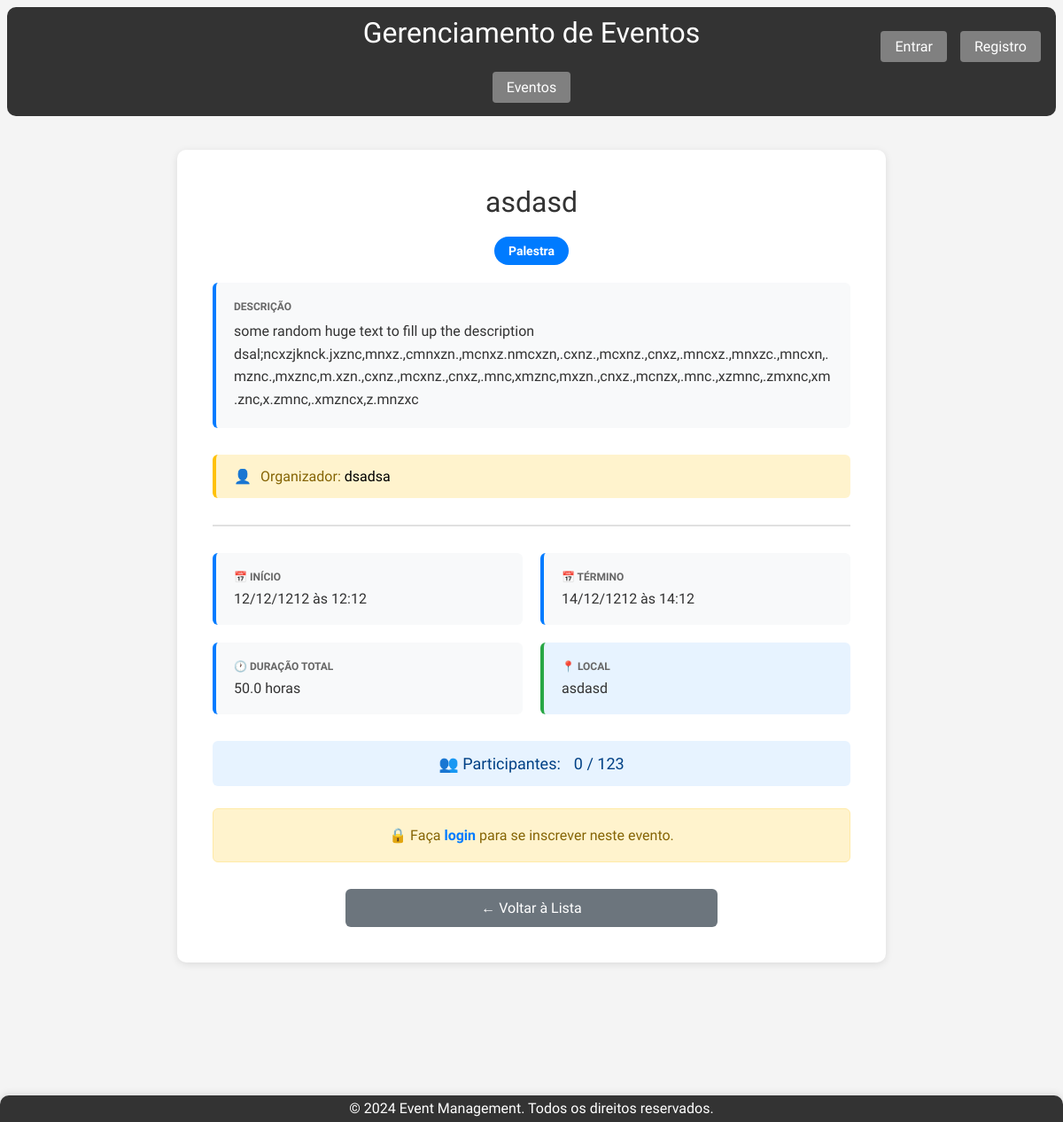
Screenshot of /evento/3/ with the database file from the repository.
### app/models.py (models this page shows, shortened)
class Event(models.Model):
    event_type_choices = [
        ('Palestra', 'Palestra'),
        ('Workshop', 'Workshop'),
        ('Seminário', 'Seminário'),
        ('Curso', 'Curso'),
        ('Congresso', 'Congresso'),
        ('Simpósio', 'Simpósio'),
        ('Fórum', 'Fórum'),
        ('Mesa Redonda', 'Mesa Redonda'),
    ]
    title = models.CharField(max_length=200, verbose_name="Título")
    description = models.TextField(verbose_name="Descrição")
    initial_date = models.DateField(default= '9999-12-31', verbose_name="Data de Início")
    final_date = models.DateField(default='9999-12-31', verbose_name="Data Final")
    location = models.CharField(max_length=200, verbose_name="Local")
    max_capacity = models.IntegerField(verbose_name="Capacidade Máxima")
    creator = models.ForeignKey(
        settings.AUTH_USER_MODEL,
        on_delete=models.CASCADE,
        related_name='created_events',
        null=True,
        blank=True,
        verbose_name="Criador"
    )
    event_type = models.CharField(max_length=20, choices=event_type_choices, default='Palestra', verbose_name="Tipo de Evento")
    event_start = models.TimeField(null=False, blank=True, verbose_name="Horario de Início")
    event_end = models.TimeField(null=False, blank=True, verbose_name="Horario de Término")
    participants = models.ManyToManyField(
        settings.AUTH_USER_MODEL,
        through='EventParticipant',
        through_fields=('event', 'participant'),
        related_name='attended_events',
        blank=True,
        verbose_name="Participantes"
    )
    class Meta:
        db_table = 'event'
        ordering = ['initial_date']
        verbose_name = 'Evento' # Português
        verbose_name_plural = 'Eventos' # Português
    @property
    def calculated_duration_hours(self):
        start_datetime = datetime.combine(self.initial_date, self.event_start)
        final_datetime = datetime.combine(self.final_date, self.event_end)
        duration = final_datetime - start_datetime
        return round(duration.total_seconds() / 3600, 1)
    @property
    def current_participants_count(self):
        return self.participants.count()
    @property
    def is_full(self):
        return self.current_participants_count >= self.max_capacity

class UserRegister(AbstractBaseUser):
    type_user_choices = [
        ('Estudante', 'Estudante'),
        ('Professor', 'Professor'),
        ('Organizador', 'Organizador'),
    ]
    username = models.CharField(max_length=150, unique=True)
    email = models.EmailField(unique=True)
    name = models.CharField(max_length=150)
    phone = models.CharField(max_length=20, blank=True, null=True)
    institution = models.CharField(max_length=150, blank=True, null=True)
    user_type = models.CharField(max_length=20, choices=type_user_choices, default='Estudante', verbose_name="Tipo de Usuário")
    USERNAME_FIELD = 'username'
    REQUIRED_FIELDS = ['email', 'name']
    objects = UserRegisterManager()
    class Meta:
        db_table = 'user_register'
        ordering = ['username']
        verbose_name = 'Registro de Usuário' # Português
        verbose_name_plural = 'Registros de Usuário' # Português

### app/views.py (the view)
# urls.py: path('evento/<int:pk>/', views.event_detail, name='event_detail'),
def event_detail(request, pk):
    event = get_object_or_404(Event, pk=pk)
    context = {
        'event': event,
        'is_registered': request.user.is_authenticated and event.participants.filter(pk=request.user.pk).exists()
    }
    return render(request, 'event_detail.html', context)

### app/templates/event_detail.html (shortened to what this page needs)
{% extends 'base.html' %}
{% block content %}
<div class="event-detail-container">
    <h2>{{ event.title }}</h2>
    <div style="text-align: center; margin-bottom: 20px;">
        <span class="event-type-badge">{{ event.event_type }}</span>
    </div>
    <div class="event-info-grid">
        <div class="event-info-card description-card">
            <div class="event-info-label">
                Descrição
            </div>
            <div class="event-info-value description-content">
                {{ event.description }}
            </div>
        </div>
    </div>
    {% if event.creator %}
    <div class="event-creator-info">
        <span>👤</span>
        <span><strong>Organizador:</strong> {{ event.creator.username }}</span>
    </div>
    {% endif %}
    <hr>
    <div class="event-info-grid">
        <div class="event-info-card">
            <div class="event-info-label">
                📅 Início
            </div>
            <div class="event-info-value">
                {{ event.initial_date|date:"d/m/Y" }} às {{ event.event_start|date:"H:i" }}
            </div>
        </div>
        <div class="event-info-card">
            <div class="event-info-label">
                📅 Término
            </div>
            <div class="event-info-value">
                {{ event.final_date|date:"d/m/Y" }} às {{ event.event_end|date:"H:i" }}
            </div>
        </div>
        <div class="event-info-card">
            <div class="event-info-label">
                🕐 Duração Total
            </div>
            <div class="event-info-value">
                {{ event.calculated_duration_hours }} horas
            </div>
        </div>
        <div class="event-info-card highlight">
            <div class="event-info-label">
                📍 Local
            </div>
            <div class="event-info-value">
                {{ event.location }}
            </div>
        </div>
    </div>
    <div class="event-capacity {% if event.is_full %}full{% endif %}">
        <span>👥 Participantes:</span>
        <span>{{ event.participants.count }} / {{ event.max_capacity }}</span>
    </div>
    <form method="post" action="{% url 'toggle_registration' pk=event.pk %}" class="registration-form">
        {% if user.is_authenticated %}
            {% if user in event.participants.all %}
                <button type="submit" class="btn-unsubscribe">❌ Cancelar Inscrição</button>
            {% elif event.is_full %}
                <button type="button" class="btn-full" disabled>🚫 EVENTO LOTADO</button>
            {% else %}
                <button type="submit" class="btn-subscribe">✅ Inscrever-se Agora</button>
            {% endif %}
        {% else %}
            <div class="login-message">
                🔒 Faça <a href="{% url 'login' %}">login</a> para se inscrever neste evento.
            </div>
        {% endif %}
        </form>
    <a href="{% url 'event_list' %}" class="back-link">← Voltar à Lista</a>
</div>
{% endblock %}

### app/static/css/style.css (style rules this page uses)
* { margin: 0; padding: 0; box-sizing: border-box; scroll-behavior: smooth; font-family: 'BioRhyme', serif; font-family: "BioRhyme", serif; font-optical-sizing: auto; font-weight: 400; font-style: normal; font-variation-settings: "wdth" 100; }
body { font-family: Arial, sans-serif; background: #f4f4f4; overflow-x: hidden; min-height: 100vh; display: flex; flex-direction: column; }
.welcome-container, .events-container, .subscribed-events-container, .event-form-container, .delete-confirmation-container, .event-detail-container { background: #fff; margin: 30px auto; padding: 40px; border-radius: 10px; box-shadow: 0 2px 8px rgba(0,0,0,0.1); }
.event-detail-container { max-width: 800px; }
.event-detail-container h2 { color: #333; font-size: 32px; margin-bottom: 20px; text-align: center; }
.event-capacity { display: flex; align-items: center; justify-content: center; gap: 15px; padding: 15px; background: #e7f3ff; border-radius: 6px; margin-bottom: 25px; font-size: 18px; font-weight: 600; color: #004085; }
.event-detail-container hr { border: none; border-top: 2px solid #e0e0e0; margin: 30px 0; }
.registration-form { text-align: center; margin-bottom: 30px; }
.login-message { text-align: center; padding: 20px; background: #fff3cd; border: 1px solid #ffeaa7; border-radius: 6px; color: #856404; font-size: 16px; }
.login-message a { color: #007bff; text-decoration: none; font-weight: 600; }
.back-link { display: block; width: calc(100% - 40px); max-width: 420px; text-align: center; padding: 12px 24px; background: #6c757d; color: #fff; text-decoration: none; border-radius: 6px; font-weight: 500; transition: all 0.3s ease; margin: 20px auto 0; }
.event-info-grid { display: grid; grid-template-columns: repeat(auto-fit, minmax(250px, 1fr)); gap: 20px; margin-bottom: 30px; }
.event-info-card { background: #f8f9fa; padding: 20px; border-radius: 6px; border-left: 4px solid #007bff; }
.event-info-card.highlight { background: #e7f3ff; border-left-color: #28a745; }
.event-info-label { font-size: 12px; color: #666; text-transform: uppercase; font-weight: 600; margin-bottom: 8px; display: flex; align-items: center; gap: 8px; }
.description-card { grid-column: 1 / -1; }
.description-content { word-wrap: break-word; overflow-wrap: break-word; white-space: normal; max-width: 100%; line-height: 1.6; }
.event-info-value { font-size: 16px; color: #333; font-weight: 500; word-wrap: break-word; overflow-wrap: break-word; white-space: normal; max-width: 100%; }
.event-type-badge { display: inline-block; padding: 8px 16px; background: #007bff; color: #fff; border-radius: 20px; font-size: 14px; font-weight: 600; }
.event-creator-info { background: #fff3cd; padding: 15px 20px; border-radius: 6px; margin-bottom: 25px; border-left: 4px solid #ffc107; display: flex; align-items: center; gap: 10px; }
.event-creator-info strong { color: #856404; }

### rows the page displays
Event: title "asdasd", event_type "Palestra", description "some random huge text to fill up the description dsal;ncxzjknck.jxznc,mnxz.,cmnxzn.,mcnxz.nmcxzn,.cxnz.,mcxnz.,cnxz,.mncxz.,mnxzc.,mncxn,.mznc.,mxznc,m.xzn.,cxnz.,mcxnz.,cnxz,.mnc,xmznc,mxzn.,cnxz.,mcnzx,.mnc.,xzmnc,.zmxnc,xm.znc,x.zmnc,.xmzncx,z.mnzxc", creator.username "dsadsa", initial_date "12/12/1212", event_start "12:12", final_date "14/12/1212", event_end "14:12", calculated_duration_hours "50.0", location "asdasd", participants.count "0", max_capacity "123"
